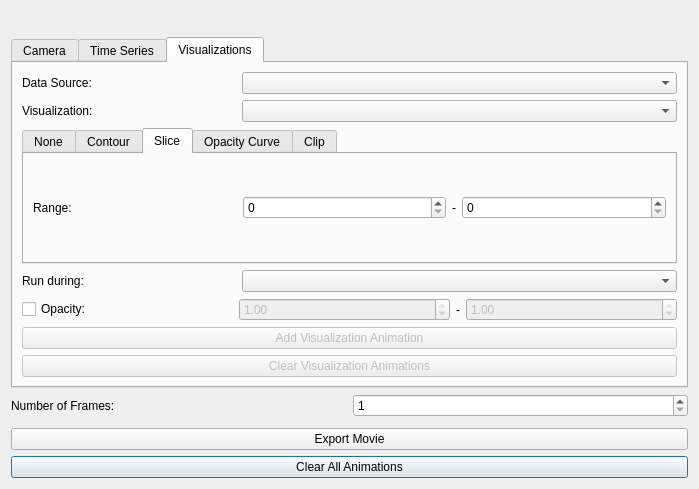
<?xml version="1.0" encoding="UTF-8"?>
<ui version="4.0">
 <class>AnimationHelperDialog</class>
 <widget class="QDialog" name="AnimationHelperDialog">
  <property name="geometry">
   <rect>
    <x>0</x>
    <y>0</y>
    <width>699</width>
    <height>449</height>
   </rect>
  </property>
  <property name="windowTitle">
   <string>Animation Helper</string>
  </property>
  <layout class="QGridLayout" name="gridLayout_3">
   <item row="3" column="0" colspan="2">
    <widget class="QLabel" name="numberOfFramesLabel">
     <property name="text">
      <string>Number of Frames:</string>
     </property>
     <property name="buddy">
      <cstring>numberOfFrames</cstring>
     </property>
    </widget>
   </item>
   <item row="0" column="3">
    <spacer name="horizontalSpacer_2">
     <property name="orientation">
      <enum>Qt::Horizontal</enum>
     </property>
     <property name="sizeHint" stdset="0">
      <size>
       <width>40</width>
       <height>20</height>
      </size>
     </property>
    </spacer>
   </item>
   <item row="3" column="2" colspan="2">
    <widget class="QSpinBox" name="numberOfFrames">
     <property name="keyboardTracking">
      <bool>false</bool>
     </property>
     <property name="minimum">
      <number>1</number>
     </property>
     <property name="maximum">
      <number>10000000</number>
     </property>
    </widget>
   </item>
   <item row="6" column="0" colspan="4">
    <widget class="QPushButton" name="clearAllAnimations">
     <property name="text">
      <string>Clear All Animations</string>
     </property>
    </widget>
   </item>
   <item row="0" column="1" colspan="2">
    <widget class="pqVCRToolbar" name="vcrToolbar">
     <property name="windowTitle">
      <string>VCR Toolbar</string>
     </property>
    </widget>
   </item>
   <item row="7" column="1" colspan="2">
    <spacer name="verticalSpacer">
     <property name="orientation">
      <enum>Qt::Vertical</enum>
     </property>
     <property name="sizeHint" stdset="0">
      <size>
       <width>20</width>
       <height>40</height>
      </size>
     </property>
    </spacer>
   </item>
   <item row="1" column="0" colspan="4">
    <widget class="QTabWidget" name="AnimationTypeTabWidget">
     <property name="currentIndex">
      <number>2</number>
     </property>
     <widget class="QWidget" name="camera_tab">
      <attribute name="title">
       <string>Camera</string>
      </attribute>
      <layout class="QGridLayout" name="gridLayout_5">
       <item row="0" column="0" colspan="2">
        <widget class="QLabel" name="viewpointsLabel">
         <property name="text">
          <string>Viewpoints:</string>
         </property>
         <property name="buddy">
          <cstring>viewpointList</cstring>
         </property>
        </widget>
       </item>
       <item row="1" column="0" rowspan="6">
        <widget class="QListWidget" name="viewpointList">
         <property name="toolTip">
          <string>&lt;html&gt;&lt;head/&gt;&lt;body&gt;&lt;p&gt;Camera positions the animation flies through, in order.&lt;/p&gt;&lt;p&gt;&lt;br/&gt;&lt;/p&gt;&lt;p&gt;Double click a viewpoint to move the camera to it.&lt;/p&gt;&lt;/body&gt;&lt;/html&gt;</string>
         </property>
        </widget>
       </item>
       <item row="1" column="1">
        <widget class="QPushButton" name="addViewpoint">
         <property name="toolTip">
          <string>Save the current camera position as a new viewpoint.</string>
         </property>
         <property name="text">
          <string>Add Current View</string>
         </property>
        </widget>
       </item>
       <item row="2" column="1">
        <widget class="QPushButton" name="updateViewpoint">
         <property name="enabled">
          <bool>false</bool>
         </property>
         <property name="toolTip">
          <string>Replace the selected viewpoint with the current camera position.</string>
         </property>
         <property name="text">
          <string>Update From View</string>
         </property>
        </widget>
       </item>
       <item row="3" column="1">
        <widget class="QPushButton" name="goToViewpoint">
         <property name="enabled">
          <bool>false</bool>
         </property>
         <property name="text">
          <string>Go To</string>
         </property>
        </widget>
       </item>
       <item row="4" column="1">
        <widget class="QPushButton" name="removeViewpoint">
         <property name="enabled">
          <bool>false</bool>
         </property>
         <property name="text">
          <string>Remove</string>
         </property>
        </widget>
       </item>
       <item row="5" column="1">
        <widget class="QPushButton" name="moveViewpointUp">
         <property name="enabled">
          <bool>false</bool>
         </property>
         <property name="text">
          <string>Move Up</string>
         </property>
        </widget>
       </item>
       <item row="6" column="1">
        <widget class="QPushButton" name="moveViewpointDown">
         <property name="enabled">
          <bool>false</bool>
         </property>
         <property name="text">
          <string>Move Down</string>
         </property>
        </widget>
       </item>
       <item row="7" column="0" colspan="2">
        <layout class="QHBoxLayout" name="segmentLayout">
         <item>
          <widget class="QLabel" name="segmentDurationLabel">
           <property name="text">
            <string>Segment to next:</string>
           </property>
           <property name="buddy">
            <cstring>segmentDuration</cstring>
           </property>
          </widget>
         </item>
         <item>
          <widget class="QDoubleSpinBox" name="segmentDuration">
           <property name="enabled">
            <bool>false</bool>
           </property>
           <property name="toolTip">
            <string>&lt;html&gt;&lt;head/&gt;&lt;body&gt;&lt;p&gt;How long the leg from this viewpoint to the next one runs, relative to the other legs.&lt;/p&gt;&lt;p&gt;&lt;br/&gt;&lt;/p&gt;&lt;p&gt;A leg with twice the duration of another takes twice as many frames.&lt;/p&gt;&lt;/body&gt;&lt;/html&gt;</string>
           </property>
           <property name="decimals">
            <number>2</number>
           </property>
           <property name="minimum">
            <double>0.010000000000000</double>
           </property>
           <property name="maximum">
            <double>100.000000000000000</double>
           </property>
           <property name="singleStep">
            <double>0.250000000000000</double>
           </property>
           <property name="value">
            <double>1.000000000000000</double>
           </property>
          </widget>
         </item>
         <item>
          <widget class="QCheckBox" name="segmentEased">
           <property name="enabled">
            <bool>false</bool>
           </property>
           <property name="toolTip">
            <string>Slow the camera down as it leaves this viewpoint and again as it arrives at the next one.</string>
           </property>
           <property name="text">
            <string>Ease In/Out</string>
           </property>
           <property name="checked">
            <bool>true</bool>
           </property>
          </widget>
         </item>
        </layout>
       </item>
       <item row="8" column="0" colspan="2">
        <widget class="QPushButton" name="animateViewpoints">
         <property name="enabled">
          <bool>false</bool>
         </property>
         <property name="toolTip">
          <string>&lt;html&gt;&lt;head/&gt;&lt;body&gt;&lt;p&gt;Fly the camera through the viewpoints above over the course of the animation.&lt;/p&gt;&lt;p&gt;&lt;br/&gt;&lt;/p&gt;&lt;p&gt;Needs at least two viewpoints. Any other camera animation is removed, since only one thing can drive the camera.&lt;/p&gt;&lt;/body&gt;&lt;/html&gt;</string>
         </property>
         <property name="text">
          <string>Animate Through Viewpoints</string>
         </property>
        </widget>
       </item>
       <item row="9" column="0" colspan="2">
        <widget class="QPushButton" name="createCameraOrbit">
         <property name="toolTip">
          <string>&lt;html&gt;&lt;head/&gt;&lt;body&gt;&lt;p&gt;Create a camera orbit animation using the current camera settings.&lt;br/&gt;&lt;/p&gt;&lt;p&gt;The orbit will start at the current camera position and move to the right around the camera focal point.&lt;br/&gt;&lt;/p&gt;&lt;p&gt;Note that if any other camera animations exist for this render view, they will be removed.&lt;/p&gt;&lt;/body&gt;&lt;/html&gt;</string>
         </property>
         <property name="text">
          <string>Create Camera Orbit</string>
         </property>
        </widget>
       </item>
       <item row="10" column="0" colspan="2">
        <widget class="QPushButton" name="clearCameraAnimations">
         <property name="text">
          <string>Clear Camera Animations</string>
         </property>
        </widget>
       </item>
       <item row="11" column="0" colspan="2">
        <spacer name="verticalSpacer_2">
         <property name="orientation">
          <enum>Qt::Vertical</enum>
         </property>
         <property name="sizeHint" stdset="0">
          <size>
           <width>20</width>
           <height>40</height>
          </size>
         </property>
        </spacer>
       </item>
      </layout>
     </widget>
     <widget class="QWidget" name="time_series_tab">
      <attribute name="title">
       <string>Time Series</string>
      </attribute>
      <layout class="QGridLayout" name="gridLayout">
       <item row="0" column="0">
        <widget class="QCheckBox" name="enableTimeSeriesAnimations">
         <property name="toolTip">
          <string>&lt;html&gt;&lt;head/&gt;&lt;body&gt;&lt;p&gt;Uncheck to disable time series animations.&lt;/p&gt;&lt;p&gt;&lt;br/&gt;&lt;/p&gt;&lt;p&gt;This setting only applies if there is a data source with time series animations.&lt;/p&gt;&lt;/body&gt;&lt;/html&gt;</string>
         </property>
         <property name="text">
          <string>Enable Time Series Animations?</string>
         </property>
         <property name="checked">
          <bool>true</bool>
         </property>
        </widget>
       </item>
       <item row="1" column="0">
        <spacer name="verticalSpacer_3">
         <property name="orientation">
          <enum>Qt::Vertical</enum>
         </property>
         <property name="sizeHint" stdset="0">
          <size>
           <width>20</width>
           <height>40</height>
          </size>
         </property>
        </spacer>
       </item>
      </layout>
     </widget>
     <widget class="QWidget" name="tab">
      <attribute name="title">
       <string>Visualizations</string>
      </attribute>
      <layout class="QGridLayout" name="gridLayout_2">
       <item row="2" column="1">
        <widget class="QLabel" name="selectedModuleLabel">
         <property name="text">
          <string>Visualization:</string>
         </property>
         <property name="buddy">
          <cstring>selectedModule</cstring>
         </property>
        </widget>
       </item>
       <item row="3" column="1" colspan="3">
        <widget class="QTabWidget" name="modulesTabWidget">
         <property name="currentIndex">
          <number>2</number>
         </property>
         <widget class="QWidget" name="None">
          <attribute name="title">
           <string>None</string>
          </attribute>
         </widget>
         <widget class="QWidget" name="Contour">
          <attribute name="title">
           <string>Contour</string>
          </attribute>
          <layout class="QGridLayout" name="gridLayout_4">
           <item row="0" column="2">
            <widget class="QLabel" name="contourRangeHyphen">
             <property name="sizePolicy">
              <sizepolicy hsizetype="Fixed" vsizetype="Preferred">
               <horstretch>0</horstretch>
               <verstretch>0</verstretch>
              </sizepolicy>
             </property>
             <property name="text">
              <string>-</string>
             </property>
             <property name="buddy">
              <cstring>contourStop</cstring>
             </property>
            </widget>
           </item>
           <item row="0" column="0">
            <widget class="QLabel" name="contourRange">
             <property name="text">
              <string>Range:</string>
             </property>
             <property name="buddy">
              <cstring>contourStart</cstring>
             </property>
            </widget>
           </item>
           <item row="0" column="1">
            <widget class="QDoubleSpinBox" name="contourStart">
             <property name="toolTip">
              <string>&lt;html&gt;&lt;head/&gt;&lt;body&gt;&lt;p&gt;Start ISO value&lt;/p&gt;&lt;/body&gt;&lt;/html&gt;</string>
             </property>
             <property name="decimals">
              <number>8</number>
             </property>
             <property name="minimum">
              <double>-1000000.000000000000000</double>
             </property>
             <property name="maximum">
              <double>10000000.000000000000000</double>
             </property>
            </widget>
           </item>
           <item row="0" column="3">
            <widget class="QDoubleSpinBox" name="contourStop">
             <property name="toolTip">
              <string>&lt;html&gt;&lt;head/&gt;&lt;body&gt;&lt;p&gt;Stop ISO value&lt;/p&gt;&lt;/body&gt;&lt;/html&gt;</string>
             </property>
             <property name="decimals">
              <number>8</number>
             </property>
             <property name="minimum">
              <double>-1000000.000000000000000</double>
             </property>
             <property name="maximum">
              <double>10000000.000000000000000</double>
             </property>
            </widget>
           </item>
           <item row="2" column="0" colspan="4">
            <spacer name="verticalSpacer_5">
             <property name="orientation">
              <enum>Qt::Vertical</enum>
             </property>
             <property name="sizeHint" stdset="0">
              <size>
               <width>20</width>
               <height>40</height>
              </size>
             </property>
            </spacer>
           </item>
          </layout>
         </widget>
         <widget class="QWidget" name="Slice">
          <attribute name="title">
           <string>Slice</string>
          </attribute>
          <layout class="QGridLayout" name="gridLayout_6">
           <item row="0" column="0">
            <widget class="QLabel" name="sliceRangeLabel">
             <property name="text">
              <string>Range:</string>
             </property>
            </widget>
           </item>
           <item row="0" column="1">
            <widget class="QDoubleSpinBox" name="sliceStart">
             <property name="decimals">
              <number>0</number>
             </property>
             <property name="maximum">
              <double>100000.000000000000000</double>
             </property>
            </widget>
           </item>
           <item row="0" column="3">
            <widget class="QDoubleSpinBox" name="sliceStop">
             <property name="decimals">
              <number>0</number>
             </property>
             <property name="maximum">
              <double>100000.000000000000000</double>
             </property>
            </widget>
           </item>
           <item row="0" column="2">
            <widget class="QLabel" name="sliceRangeHyphen">
             <property name="sizePolicy">
              <sizepolicy hsizetype="Fixed" vsizetype="Preferred">
               <horstretch>0</horstretch>
               <verstretch>0</verstretch>
              </sizepolicy>
             </property>
             <property name="text">
              <string>-</string>
             </property>
            </widget>
           </item>
          </layout>
         </widget>
         <widget class="QWidget" name="Opacity Curve">
          <attribute name="title">
           <string>Opacity Curve</string>
          </attribute>
          <layout class="QGridLayout" name="gridLayout_8">
           <item row="0" column="0">
            <widget class="QPushButton" name="captureOpacityStart">
             <property name="toolTip">
              <string>Save the curve currently in the histogram editor as the one this animation starts from.</string>
             </property>
             <property name="text">
              <string>Capture Start</string>
             </property>
            </widget>
           </item>
           <item row="0" column="1">
            <widget class="QLabel" name="opacityStartPreview">
             <property name="minimumSize">
              <size>
               <width>150</width>
               <height>40</height>
              </size>
             </property>
             <property name="frameShape">
              <enum>QFrame::StyledPanel</enum>
             </property>
             <property name="text">
              <string>not captured</string>
             </property>
             <property name="alignment">
              <set>Qt::AlignCenter</set>
             </property>
            </widget>
           </item>
           <item row="1" column="0">
            <widget class="QPushButton" name="captureOpacityStop">
             <property name="toolTip">
              <string>Save the curve currently in the histogram editor as the one this animation ends on.</string>
             </property>
             <property name="text">
              <string>Capture End</string>
             </property>
            </widget>
           </item>
           <item row="1" column="1">
            <widget class="QLabel" name="opacityStopPreview">
             <property name="minimumSize">
              <size>
               <width>150</width>
               <height>40</height>
              </size>
             </property>
             <property name="frameShape">
              <enum>QFrame::StyledPanel</enum>
             </property>
             <property name="text">
              <string>not captured</string>
             </property>
             <property name="alignment">
              <set>Qt::AlignCenter</set>
             </property>
            </widget>
           </item>
           <item row="2" column="0" colspan="2">
            <spacer name="verticalSpacer_7">
             <property name="orientation">
              <enum>Qt::Vertical</enum>
             </property>
             <property name="sizeHint" stdset="0">
              <size>
               <width>20</width>
               <height>20</height>
              </size>
             </property>
            </spacer>
           </item>
          </layout>
         </widget>
         <widget class="QWidget" name="Clip">
          <attribute name="title">
           <string>Clip</string>
          </attribute>
          <layout class="QGridLayout" name="gridLayout_7">
           <item row="0" column="0">
            <widget class="QLabel" name="clipRangeLabel">
             <property name="text">
              <string>Range:</string>
             </property>
            </widget>
           </item>
           <item row="0" column="1">
            <widget class="QDoubleSpinBox" name="clipStart">
             <property name="toolTip">
              <string>Where the clipping plane starts, along its own normal.</string>
             </property>
             <property name="decimals">
              <number>0</number>
             </property>
             <property name="minimum">
              <double>-100000.000000000000000</double>
             </property>
             <property name="maximum">
              <double>100000.000000000000000</double>
             </property>
            </widget>
           </item>
           <item row="0" column="2">
            <widget class="QLabel" name="clipRangeHyphen">
             <property name="sizePolicy">
              <sizepolicy hsizetype="Fixed" vsizetype="Preferred">
               <horstretch>0</horstretch>
               <verstretch>0</verstretch>
              </sizepolicy>
             </property>
             <property name="text">
              <string>-</string>
             </property>
            </widget>
           </item>
           <item row="0" column="3">
            <widget class="QDoubleSpinBox" name="clipStop">
             <property name="toolTip">
              <string>Where the clipping plane ends, along its own normal.</string>
             </property>
             <property name="decimals">
              <number>0</number>
             </property>
             <property name="minimum">
              <double>-100000.000000000000000</double>
             </property>
             <property name="maximum">
              <double>100000.000000000000000</double>
             </property>
            </widget>
           </item>
           <item row="1" column="0" colspan="4">
            <spacer name="verticalSpacer_6">
             <property name="orientation">
              <enum>Qt::Vertical</enum>
             </property>
             <property name="sizeHint" stdset="0">
              <size>
               <width>20</width>
               <height>40</height>
              </size>
             </property>
            </spacer>
           </item>
          </layout>
         </widget>
        </widget>
       </item>
       <item row="4" column="1">
        <widget class="QLabel" name="animationSegmentLabel">
         <property name="text">
          <string>Run during:</string>
         </property>
         <property name="buddy">
          <cstring>animationSegment</cstring>
         </property>
        </widget>
       </item>
       <item row="4" column="2" colspan="2">
        <widget class="QComboBox" name="animationSegment">
         <property name="toolTip">
          <string>&lt;html&gt;&lt;head/&gt;&lt;body&gt;&lt;p&gt;When this visualization's animation runs.&lt;/p&gt;&lt;p&gt;&lt;br/&gt;&lt;/p&gt;&lt;p&gt;Pick a leg of the camera path to have the visualization do its whole change while the camera flies that leg, and hold still either side of it. Over the whole animation, it changes from start to stop across the entire timeline.&lt;/p&gt;&lt;/body&gt;&lt;/html&gt;</string>
         </property>
        </widget>
       </item>
       <item row="5" column="1" colspan="3">
        <layout class="QHBoxLayout" name="opacityLayout">
         <item>
          <widget class="QCheckBox" name="animateOpacity">
           <property name="toolTip">
            <string>&lt;html&gt;&lt;head/&gt;&lt;body&gt;&lt;p&gt;Also fade this visualization between two opacities while the animation runs.&lt;/p&gt;&lt;/body&gt;&lt;/html&gt;</string>
           </property>
           <property name="text">
            <string>Opacity:</string>
           </property>
          </widget>
         </item>
         <item>
          <widget class="QDoubleSpinBox" name="opacityStart">
           <property name="enabled">
            <bool>false</bool>
           </property>
           <property name="decimals">
            <number>2</number>
           </property>
           <property name="maximum">
            <double>1.000000000000000</double>
           </property>
           <property name="singleStep">
            <double>0.100000000000000</double>
           </property>
           <property name="value">
            <double>1.000000000000000</double>
           </property>
          </widget>
         </item>
         <item>
          <widget class="QLabel" name="opacityRangeHyphen">
           <property name="sizePolicy">
            <sizepolicy hsizetype="Fixed" vsizetype="Preferred">
             <horstretch>0</horstretch>
             <verstretch>0</verstretch>
            </sizepolicy>
           </property>
           <property name="text">
            <string>-</string>
           </property>
          </widget>
         </item>
         <item>
          <widget class="QDoubleSpinBox" name="opacityStop">
           <property name="enabled">
            <bool>false</bool>
           </property>
           <property name="decimals">
            <number>2</number>
           </property>
           <property name="maximum">
            <double>1.000000000000000</double>
           </property>
           <property name="singleStep">
            <double>0.100000000000000</double>
           </property>
           <property name="value">
            <double>1.000000000000000</double>
           </property>
          </widget>
         </item>
        </layout>
       </item>
       <item row="1" column="1">
        <widget class="QLabel" name="selectedDataSourceLabel">
         <property name="text">
          <string>Data Source:</string>
         </property>
         <property name="buddy">
          <cstring>selectedDataSource</cstring>
         </property>
        </widget>
       </item>
       <item row="6" column="1" colspan="3">
        <widget class="QPushButton" name="addModuleAnimation">
         <property name="enabled">
          <bool>false</bool>
         </property>
         <property name="toolTip">
          <string>&lt;html&gt;&lt;head/&gt;&lt;body&gt;&lt;p&gt;Add an animation for this visualization using the above settings.&lt;/p&gt;&lt;p&gt;&lt;br/&gt;&lt;/p&gt;&lt;p&gt;Note that each visualization may currently only have one animation. Any old animations for a given visualization will be over-written.&lt;/p&gt;&lt;/body&gt;&lt;/html&gt;</string>
         </property>
         <property name="text">
          <string>Add Visualization Animation</string>
         </property>
        </widget>
       </item>
       <item row="7" column="1" colspan="3">
        <widget class="QPushButton" name="clearModuleAnimations">
         <property name="enabled">
          <bool>false</bool>
         </property>
         <property name="text">
          <string>Clear Visualization Animations</string>
         </property>
        </widget>
       </item>
       <item row="1" column="2" colspan="2">
        <widget class="QComboBox" name="selectedDataSource">
         <property name="toolTip">
          <string>&lt;html&gt;&lt;head/&gt;&lt;body&gt;&lt;p&gt;Select a data source. Any visualizations that support animations and are associated with this data source will be listed below.&lt;/p&gt;&lt;/body&gt;&lt;/html&gt;</string>
         </property>
        </widget>
       </item>
       <item row="2" column="2" colspan="2">
        <widget class="QComboBox" name="selectedModule">
         <property name="toolTip">
          <string>&lt;html&gt;&lt;head/&gt;&lt;body&gt;&lt;p&gt;Select a visualization for animation.&lt;/p&gt;&lt;p&gt;&lt;br/&gt;&lt;/p&gt;&lt;p&gt;Currently supported:&lt;br/&gt;&lt;/p&gt;&lt;p&gt;Contour, Slice, Clip, Volume&lt;/p&gt;&lt;/body&gt;&lt;/html&gt;</string>
         </property>
        </widget>
       </item>
      </layout>
     </widget>
    </widget>
   </item>
   <item row="4" column="1" colspan="2">
    <spacer name="verticalSpacer_4">
     <property name="orientation">
      <enum>Qt::Vertical</enum>
     </property>
     <property name="sizeType">
      <enum>QSizePolicy::Fixed</enum>
     </property>
     <property name="sizeHint" stdset="0">
      <size>
       <width>20</width>
       <height>5</height>
      </size>
     </property>
    </spacer>
   </item>
   <item row="0" column="0">
    <spacer name="horizontalSpacer">
     <property name="orientation">
      <enum>Qt::Horizontal</enum>
     </property>
     <property name="sizeHint" stdset="0">
      <size>
       <width>40</width>
       <height>20</height>
      </size>
     </property>
    </spacer>
   </item>
   <item row="5" column="0" colspan="4">
    <widget class="QPushButton" name="exportMovie">
     <property name="text">
      <string>Export Movie</string>
     </property>
    </widget>
   </item>
  </layout>
 </widget>
 <customwidgets>
  <customwidget>
   <class>pqVCRToolbar</class>
   <extends>QToolBar</extends>
   <header>pqVCRToolbar.h</header>
  </customwidget>
 </customwidgets>
 <tabstops>
  <tabstop>AnimationTypeTabWidget</tabstop>
  <tabstop>viewpointList</tabstop>
  <tabstop>addViewpoint</tabstop>
  <tabstop>updateViewpoint</tabstop>
  <tabstop>goToViewpoint</tabstop>
  <tabstop>removeViewpoint</tabstop>
  <tabstop>moveViewpointUp</tabstop>
  <tabstop>moveViewpointDown</tabstop>
  <tabstop>segmentDuration</tabstop>
  <tabstop>segmentEased</tabstop>
  <tabstop>animateViewpoints</tabstop>
  <tabstop>createCameraOrbit</tabstop>
  <tabstop>clearCameraAnimations</tabstop>
  <tabstop>enableTimeSeriesAnimations</tabstop>
  <tabstop>selectedDataSource</tabstop>
  <tabstop>selectedModule</tabstop>
  <tabstop>modulesTabWidget</tabstop>
  <tabstop>contourStart</tabstop>
  <tabstop>contourStop</tabstop>
  <tabstop>captureOpacityStart</tabstop>
  <tabstop>captureOpacityStop</tabstop>
  <tabstop>animationSegment</tabstop>
  <tabstop>animateOpacity</tabstop>
  <tabstop>opacityStart</tabstop>
  <tabstop>opacityStop</tabstop>
  <tabstop>addModuleAnimation</tabstop>
  <tabstop>clearModuleAnimations</tabstop>
  <tabstop>numberOfFrames</tabstop>
  <tabstop>exportMovie</tabstop>
  <tabstop>clearAllAnimations</tabstop>
 </tabstops>
 <resources>
  <include location="resources.qrc"/>
 </resources>
 <connections/>
</ui>
